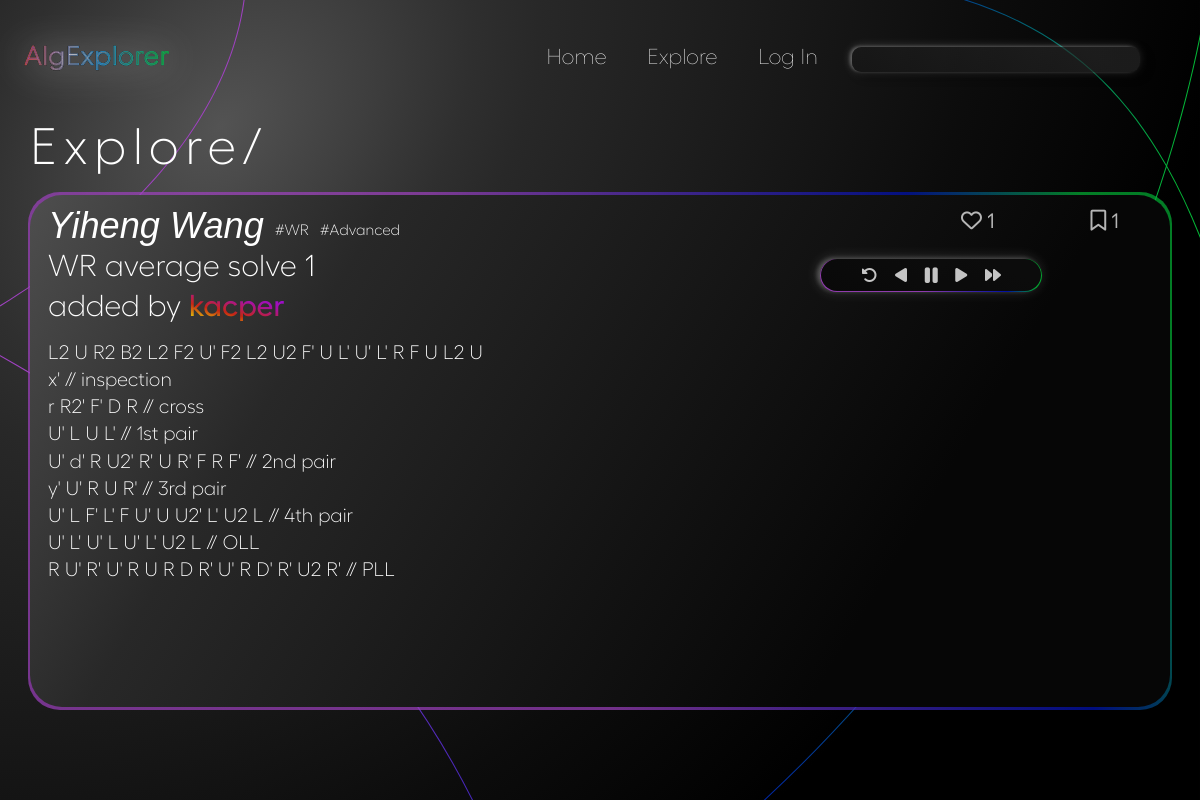
/solves/042a8211-038f-4ec2-bf51-6972f2e0ce80/, run on the app's committed database.
### algorithms/models.py (models this page shows, shortened)
class Algorithm(models.Model):
    id = models.UUIDField(default=uuid.uuid4, unique=True, primary_key=True, editable=False)
    date_added = models.DateTimeField(auto_now_add=True)
    owner = models.ForeignKey(Profile, null=True, blank=True, on_delete=models.CASCADE)
    solver = models.CharField(max_length=50)
    description = models.CharField(null=True, blank=True, max_length=50, default="-")
    scramble = models.CharField(default="", max_length=100, null=False, validators=[
        RegexValidator(
            regex = r"^([RLUDFBMESrludfbxyz]{1}([2]|[']|2')? +)*([RLUDFBMESrludfbxyz]{1}([2]|[']|2')? *){1}$",
            message = "Invalid scramble.",
            code = "invalid_scramble"
        )
    ])
    content = models.TextField(max_length=1000, null=False, validators=[
        RegexValidator(
            regex = r"^( |\n|//[^\n]*)*([RLUDFBMESrludfbxyz]{1}([2]|[']|2')?( |\n|//[^\n]*)+)*([RLUDFBMESrludfbxyz]{1}([2]|[']|2')?( |\n|//[^\n]*)*){1}$",
            message = "Invalid solve.",
            code = "invalid_solve",
            flags = M
        )
    ])
    tags = models.ManyToManyField("Tag", blank=True, related_name="algs")
    cube_state = models.CharField(editable=False, max_length=54, default="wwwwwwwwwyyyyyyyyyrrrrrrrrrooooooooogggggggggbbbbbbbbb")
    image = models.ImageField(editable=False, null=True, blank=True, upload_to="algorithms/", default="algorithms/default.svg")
    users_hearts = models.ManyToManyField(Profile, blank=True, related_name="hearted_algs")
    users_saved = models.ManyToManyField(Profile, blank=True, related_name="saved_algs")
    heart_count = models.IntegerField(default=0, blank=True, null=True)
    saved_count = models.IntegerField(default=0, blank=True, null=True)

class Tag(models.Model):
    id = models.UUIDField(default=uuid.uuid4, unique=True, primary_key=True, editable=False)
    date_added = models.DateTimeField(auto_now_add=True)
    name = models.CharField(max_length=200)
    def __str__(self):
        return self.name

### algorithms/views.py (the view)
# urls.py: path('solves/<str:pk>/', views.getAlg, name="alg"),
def getAlg(request, pk):
    try:
        alg = Algorithm.objects.get(id=pk)
    except ObjectDoesNotExist:
        return redirect('algs-main')
    curr_url = reverse('explore-algs')
    context = {'alg' : alg, 'curr_url' : curr_url, 'alltags' : Tag.objects.all(),}
    return render(request, 'algorithms/alg.html', context)

### algorithms/templates/algorithms/alg.html (shortened to what this page needs)
{% extends 'main.html' %}
{% load static %}
{% block includes %}
    <link rel="stylesheet" type="text/css" href="{% static 'algorithms/css/alg.css' %}">
{% endblock includes %}
{% block content %}
<div id="explore-bg-lines"></div>
<div id="content">
    <h2 id="explore-title">Explore/</h2>
        <div href="{% url 'alg' alg.id %}" class="alg-card" data-id="{{alg.id}}" data-cube-state="{{alg.cube_state}}">
            <div class="alg-card-content">
                <div class="alg-card-text">
                    <div class="alg-title-row">
                        <h3 class="solver-name">{{alg.solver}}</h3>
                        {% for tag in alg.tags.all|slice:":3" %}
                            <h5 class="alg-tag">#{{tag}}</h5>
                        {% endfor %}
                    </div>
                    <h4 class="alg-description">{{alg.description}}</h4>
                    <h4 class="owner-name">added by <a href="">{{alg.owner.username}}</a></h4>
                    <div class="alg-content">
                        {{alg.scramble}} <br>
                        <div class="solve-content">
                            {{alg.content|linebreaksbr}}
                        </div>
                    </div>
                </div>
                <div class="alg-card-cube">
                    <div class="info-line">
                        {% if not request.user.is_authenticated %}
                            <a href="{% url 'login' %}">
                            <div class="heart-info" data-hearted="0">
                                <i class="fa-regular fa-heart"></i>
                                <span>{{alg.heart_count}}</span>
                            </div>
                        </a>
                        {% elif request.user.profile not in alg.users_hearts.all %}
                            <div class="heart-info" data-hearted="0">
                                <i class="fa-regular fa-heart"></i>
                                <span>{{alg.heart_count}}</span>
                            </div>
                        {% else %}
                            <div class="heart-info" data-hearted="1">
                                <i class="fa-solid fa-heart"></i>
                                <span>{{alg.heart_count}}</span>
                            </div>
                        {% endif %}
                        {% if not request.user.is_authenticated %}
                        <a href="{% url 'login' %}">
                        <div class="saved-info" data-saved="0">
                            <i class="fa-regular fa-bookmark"></i>
                            <span>{{alg.saved_count}}</span>
                        </div>
                    </a>
                        {% elif request.user.profile not in alg.users_saved.all %}
                        <div class="saved-info" data-saved="0">
                            <i class="fa-regular fa-bookmark"></i>
                            <span>{{alg.saved_count}}</span>
                        </div>
                        {% else %}
                        <div class="saved-info" data-saved="1">
                            <i class="fa-solid fa-bookmark"></i>
                            <span>{{alg.saved_count}}</span>
                        </div>
                        {% endif %}
                    </div>
                    <div class="cube-controls">
                        <i class="fa-solid fa-rotate-left playBack"></i>
                        <i class="fa-solid fa-play back" style="transform: scaleX(-1); -webkit-transform: scaleX(-1);"></i>
                        <i class="fa-solid fa-pause pause"></i>
                        <i class="fa-solid fa-play forward"></i>
                        <i class="fa-solid fa-forward play"></i>
                    </div>
                </div>
            </div>
        </div>
</div>
{% endblock content %}

### static/css/main.css (style rules this page uses)
:root { --text1: #fff; }
* { margin: 0; padding: 0; box-sizing: border-box; }
body { font-family: "Fellix", sans-serif; height: 100vh; width: 100vw; margin: 0; padding: 0; display: grid; grid-template-rows: repeat(9, 1fr); grid-template-columns: 100%; }

### static/css/navbar.css (style rules this page uses)
a { text-decoration: none; color: var(--text1); }

### algorithms/static/algorithms/css/alg.css (style rules this page uses)
body { background: no-repeat 0% 0% / cover url("/static/algorithms/backgrounds/explore-bg-gradient.svg"); }
#explore-bg-lines { position: fixed; left: 0; top: 0; z-index: -5; width: 100vw; height: 100vh; background: no-repeat 0% 0% / cover url("/static/backgrounds/bg-lines.svg"); }
#content { height: 100%; width: 100%; min-width: 0; display: flex; flex-direction: column; align-items: center; justify-content:start; gap: 2.4%; color: var(--text1); }
#explore-title { font-weight: 300; font-size: 3.2rem; width: 95%; text-align: left; letter-spacing: 0.4rem; margin-top: 0; }
.alg-card { position: relative; width: 95%; height: 75%; padding: 0.8% 1.5%; background: linear-gradient(121deg, rgba(78,78,78,1) 0%, rgba(40,40,40,1) 25%, rgba(20,20,20,1) 54%, rgba(6,6,6,1) 75%); border-radius: 2rem; display: flex; align-items: center; justify-content: center; }
.alg-card::after { content: ""; position: absolute; display: block; border-radius: 2rem; height: 101.3%; width: 100.35%; background: linear-gradient(70deg, rgba(158,65,191,0.7) 44%, rgba(0,18,178,0.7) 80%, rgba(4,178,53,0.7) 93%); z-index: -2; }
.alg-card-content { width: 100%; height: 100%; border-radius: 2rem; display: grid; grid-template-rows: 100%; grid-template-columns: repeat(5, 1fr); }
.alg-card-text { grid-area: 1 / 1 / 2 / 4; display: flex; flex-direction: column; justify-content: start; align-items: left; height: 100%; }
.alg-title-row { display: flex; flex-direction: row; align-items:center; justify-content: start; gap: 0.7rem; vertical-align: center; margin-bottom: 0.3%; }
.solver-name { font-size: 2.26rem; font-style: italic; font-weight: 400; }
.alg-tag { font-size: 0.94rem; font-weight: 300; margin-top: 0.65rem; }
.alg-content { font-size: 1.22rem; font-weight: 300; overflow: hidden; line-height: 1.7rem; height: 5.75rem; overflow: visible; }
.alg-description { font-size: 1.89rem; font-weight: 300; margin-bottom: 0.5%; }
.owner-name { font-size: 1.89rem; font-weight: 300; margin-bottom: 2.2%; }
.owner-name a { font-weight: 500; color: transparent; background: linear-gradient(14deg, rgba(253,211,4,1) 9%, rgba(224,37,14,1) 33%, rgba(186,12,193,1) 64%, rgba(173,4,253,1) 88%); -webkit-background-clip: text; background-clip: text; -webkit-text-fill-color: transparent; opacity: 0.85; }
.info-line { color: #d9d9d9; width: 100%; display: flex; flex-direction: row; align-items: center; justify-content: end; gap: 6rem; margin-top: 1%; width: 85%; font-size: 1.31em; }
.heart-info, .saved-info { cursor: pointer; opacity: 0.7; }
.alg-card-cube { grid-area: 1 / 4 / 2 / 6; display: flex; flex-direction: column; justify-content: start; align-items: center; }
.cube-controls { position: relative; z-index: 0; margin-top: 3%; display: flex; align-items: center; justify-content: center; align-items: center; gap: 1.1rem; background: linear-gradient(70deg, rgba(158,65,191,1) 44%, rgba(0,18,178,1) 80%, rgba(4,178,53,1) 93%); padding: 0.4rem 2.6rem; border-radius: 2rem; color: #d9d9d9; opacity: 0.9; -webkit-box-shadow: -2px -1px 12.83px 0px rgba(255, 255, 255, 0.19), -3.01px -1px 4.01px 0px rgba(255, 255, 255, 0.25); -moz-box-shadow: -2px -1px 12.83px 0px rgba(255, 255, 255, 0.19), -3.01px -1px 4.01px 0px rgba(255, 255, 255, 0.25); box-shadow: -2px -1px 12.83px 0px rgba(255, 255, 255, 0.19), -3.01px -1px 4.01px 0px rgba(255, 255, 255, 0.25); }
.cube-controls .fa-pause { font-size: 1.3em; }
.cube-controls i { cursor: pointer; }
.cube-controls::after { content: ""; position: absolute; display: block; border-radius: 2rem; opacity: 1; height: 95%; width: 99%; background: linear-gradient(30deg, rgb(9, 9, 9) 0%, rgb(13, 13, 13) 82%); z-index: -1; }

### data on the page
Algorithm: solver "Yiheng Wang", description "WR average solve 1", scramble "L2 U R2 B2 L2 F2 U' F2 L2 U2 F' U L' U' L' R F U L2 U", content "x' r R2' F' D R // cross U' L U L' // 1st pair U' d' R U2' R' U R' F R F' // 2nd pair y' U' R U R' // 3rd pair U' L F' L' F U' U U2' L' U2 L // 4th pair U' L' U' L U' L' U2 L // OLL R U' R' U' R U R D R' U' R D' R' U2 R' // PLL", heart_count "1", saved_count "1"
Tag: name "WR"
Tag: name "Advanced"
